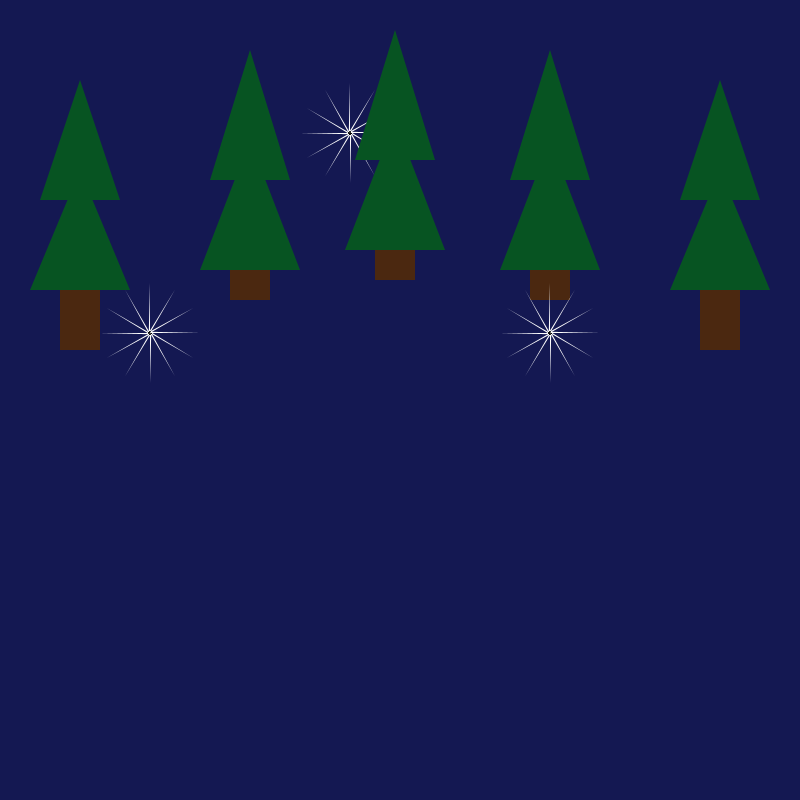
Frame 1 (no input)
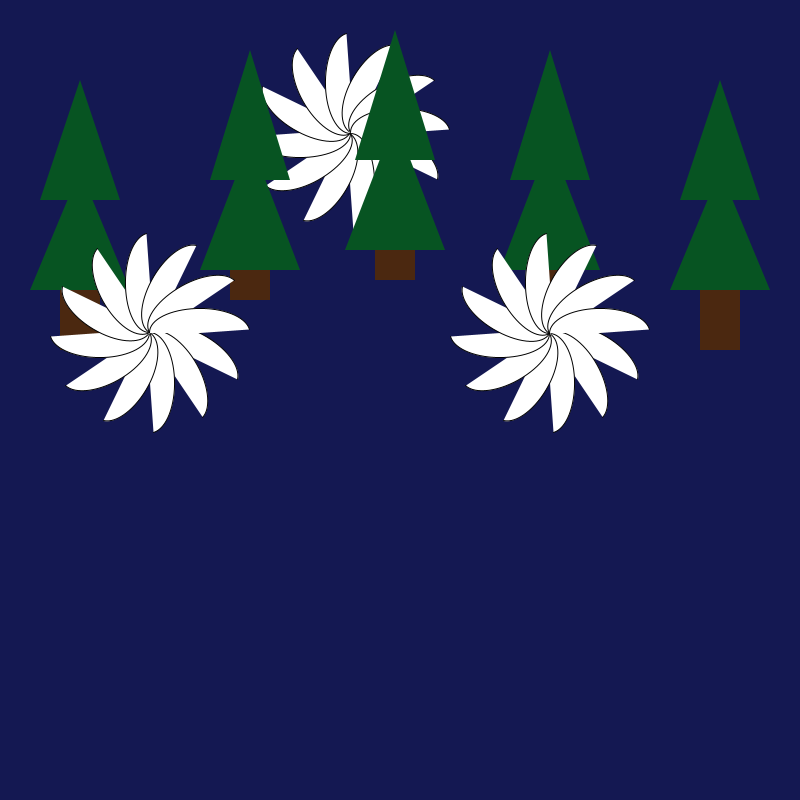
Frame 60 (the mouse pressed at the canvas centre just before this capture)
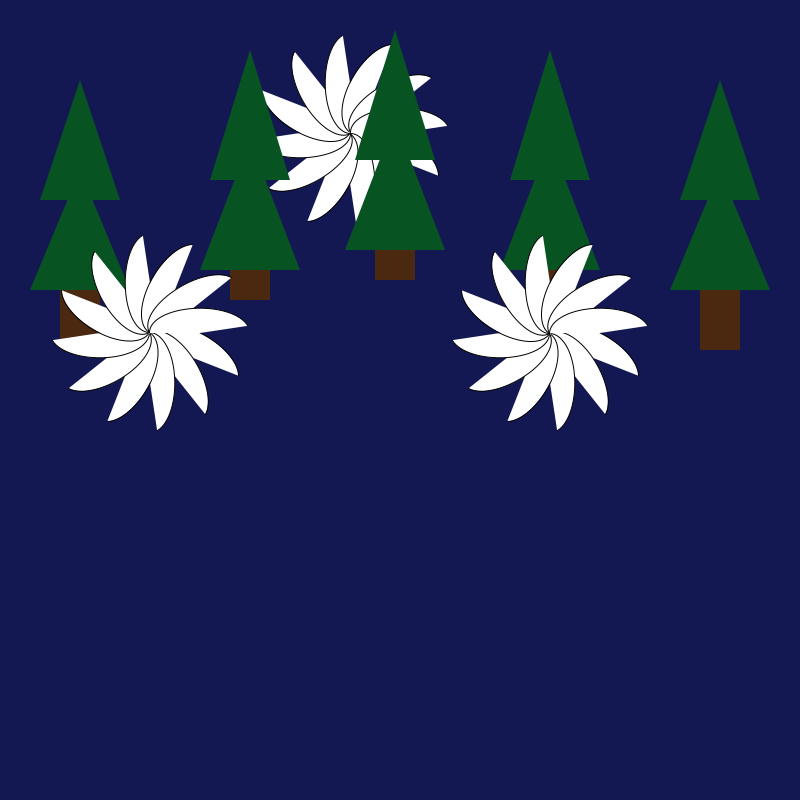
Frame 120 (the mouse held since frame 60 and released just before this capture)

The Processing sketch that drew these frames (run headless with seeded random() and noise(); from frame 60 on, the mouse is pressed at the canvas centre):

// Processing sketch: partner_functions
// ── partner_functions.pde
float angle = 0;

void setup() {
  size(800, 800);
}


void draw() {
  background(#141852);

  angle = angle + .05;
  if (angle >= PI) {
    angle = 0;
  }
  firework();
  trees();
  push();
  translate(200, 200);
  firework();
  pop();
  push();
  translate(-200, 200);
  firework();
  pop();
}

void firework() {
  beginShape();
  translate(width / 2-50, height / 6);
  rotate(radians(30));
  translate(-width / 2+50, -height / 6);
  arc(width / 2, height / 6, 100, 50, PI, PI + angle);
  translate(width / 2-50, height / 6);
  rotate(radians(30));
  translate(-width / 2+50, -height / 6);
  arc(width / 2, height / 6, 100, 50, PI, PI + angle);
  translate(width / 2-50, height / 6);
  rotate(radians(30));
  translate(-width / 2+50, -height / 6);
  arc(width / 2, height / 6, 100, 50, PI, PI + angle);
  translate(width / 2-50, height / 6);
  rotate(radians(30));
  translate(-width / 2+50, -height / 6);
  arc(width / 2, height / 6, 100, 50, PI, PI + angle);
  translate(width / 2-50, height / 6);
  rotate(radians(30));
  translate(-width / 2+50, -height / 6);
  arc(width / 2, height / 6, 100, 50, PI, PI + angle);
  translate(width / 2-50, height / 6);
  rotate(radians(30));
  translate(-width / 2+50, -height / 6);
  arc(width / 2, height / 6, 100, 50, PI, PI + angle);
  translate(width / 2-50, height / 6);
  rotate(radians(30));
  translate(-width / 2+50, -height / 6);
  arc(width / 2, height / 6, 100, 50, PI, PI + angle);
  translate(width / 2-50, height / 6);
  rotate(radians(30));
  translate(-width / 2+50, -height / 6);
  arc(width / 2, height / 6, 100, 50, PI, PI + angle);
  translate(width / 2-50, height / 6);
  rotate(radians(30));
  translate(-width / 2+50, -height / 6);
  arc(width / 2, height / 6, 100, 50, PI, PI + angle);
  translate(width / 2-50, height / 6);
  rotate(radians(30));
  translate(-width / 2+50, -height / 6);
  arc(width / 2, height / 6, 100, 50, PI, PI + angle);
  translate(width / 2-50, height / 6);
  rotate(radians(30));
  translate(-width / 2+50, -height / 6);
  arc(width / 2, height / 6, 100, 50, PI, PI + angle);
  translate(width / 2-50, height / 6);
  rotate(radians(30));
  translate(-width / 2+50, -height / 6);
  arc(width / 2, height / 6, 100, 50, PI, PI + angle);
  endShape();
}


void trees() {
  //trees
  push ();
  noStroke ();
  fill (#075422);
  triangle(80, 80, 120, 200, 40, 200); //tree 1
  triangle(80, 170, 130, 290, 30, 290);
  triangle(250, 50, 290, 180, 210, 180); //tree 2
  triangle(250, 140, 300, 270, 200, 270);
  triangle(395, 30, 435, 160, 355, 160); //tree 3
  triangle(395, 120, 445, 250, 345, 250);
  triangle(550, 50, 590, 180, 510, 180); // tree 4
  triangle(550, 140, 600, 270, 500, 270);
  triangle(720, 80, 760, 200, 680, 200); //tree 5
  triangle(720, 170, 770, 290, 670, 290);
  fill (#4B2810);
  rect(60, 290, 40, 60); //tree 1
  rect(230, 270, 40, 30); //tree 2
  rect(375, 250, 40, 30); //tree 3
  rect(530, 270, 40, 30); //tree 4
  rect(700, 290, 40, 60); //tree 5
  pop ();
}
